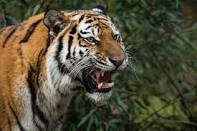
#> input picture photos/Tiger.jpg, 197 x 131 px
$ python Thresholding.py
#> lines starting #> are read from the running program, lines starting #| are printed output that depends on the picture; after the words box and inside, x2 and y2 are one past the last pixel; in counts of white or black regions, pixels touching at a corner belong together
import cv2 as cv
import numpy as np
import matplotlib.pyplot as plt

img=cv.imread('photos/Tiger.jpg')
#> img is the input picture: shape (131, 197, 3); mean B, G, R 56.9, 79, 84.5
cv.imshow('Bdear',img)

gray=cv.cvtColor(img,cv.COLOR_BGR2GRAY)
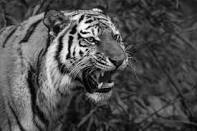
#> gray: shape (131, 197); min 0, max 255, mean 78.1
cv.imshow('Gray',gray)
#simple thresholding-->Manualy set the threshold value
threshold,thresh=cv.threshold(gray,100,255,cv.THRESH_BINARY)
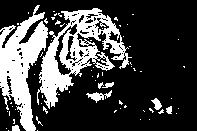
#> thresh: shape (131, 197); 26.8% white; 70 white regions (61 under 20 px), largest, box (x1, y1, x2, y2) and area: (37, 8, 132, 109) 3426, (0, 5, 48, 131) 2880, (86, 90, 112, 103) 129
cv.imshow('SimpleThresh',thresh)
threshold,thresh_inv=cv.threshold(gray,100,255,cv.THRESH_BINARY_INV)
cv.imshow('SimpleThresh_inv',thresh_inv)

#Adaptive thresholding-->Open cv set the threshold value dynamically for us
adaptive_thresh=cv.adaptiveThreshold(gray,255,cv.ADAPTIVE_THRESH_GAUSSIAN_C,cv.THRESH_BINARY,11,3)
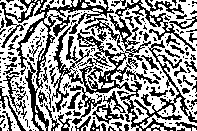
#> adaptive_thresh: shape (131, 197); 58.3% white; black in thin lines or dots
cv.imshow('ADaptive_thresholding',adaptive_thresh)

cv.waitKey(0)
